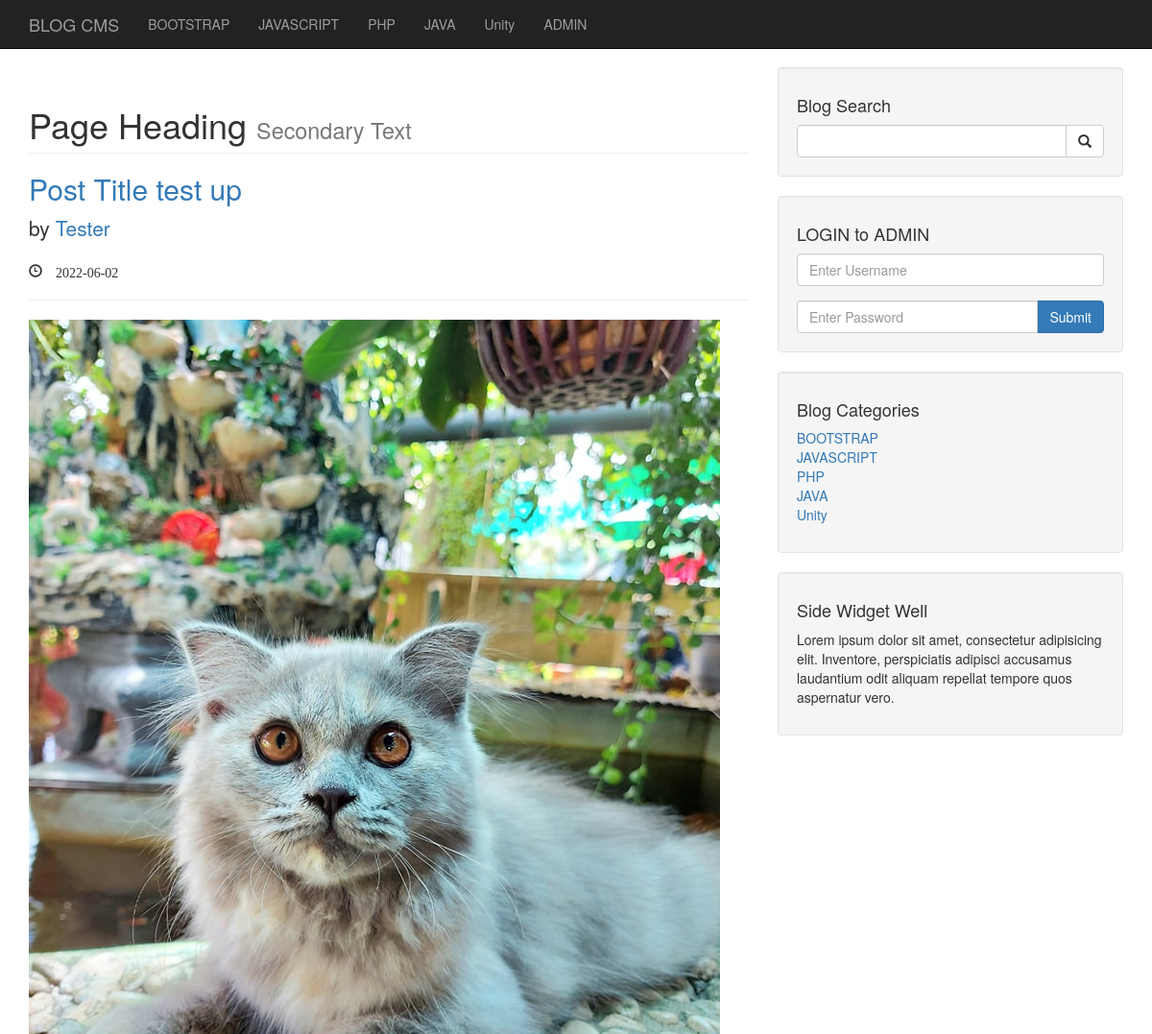
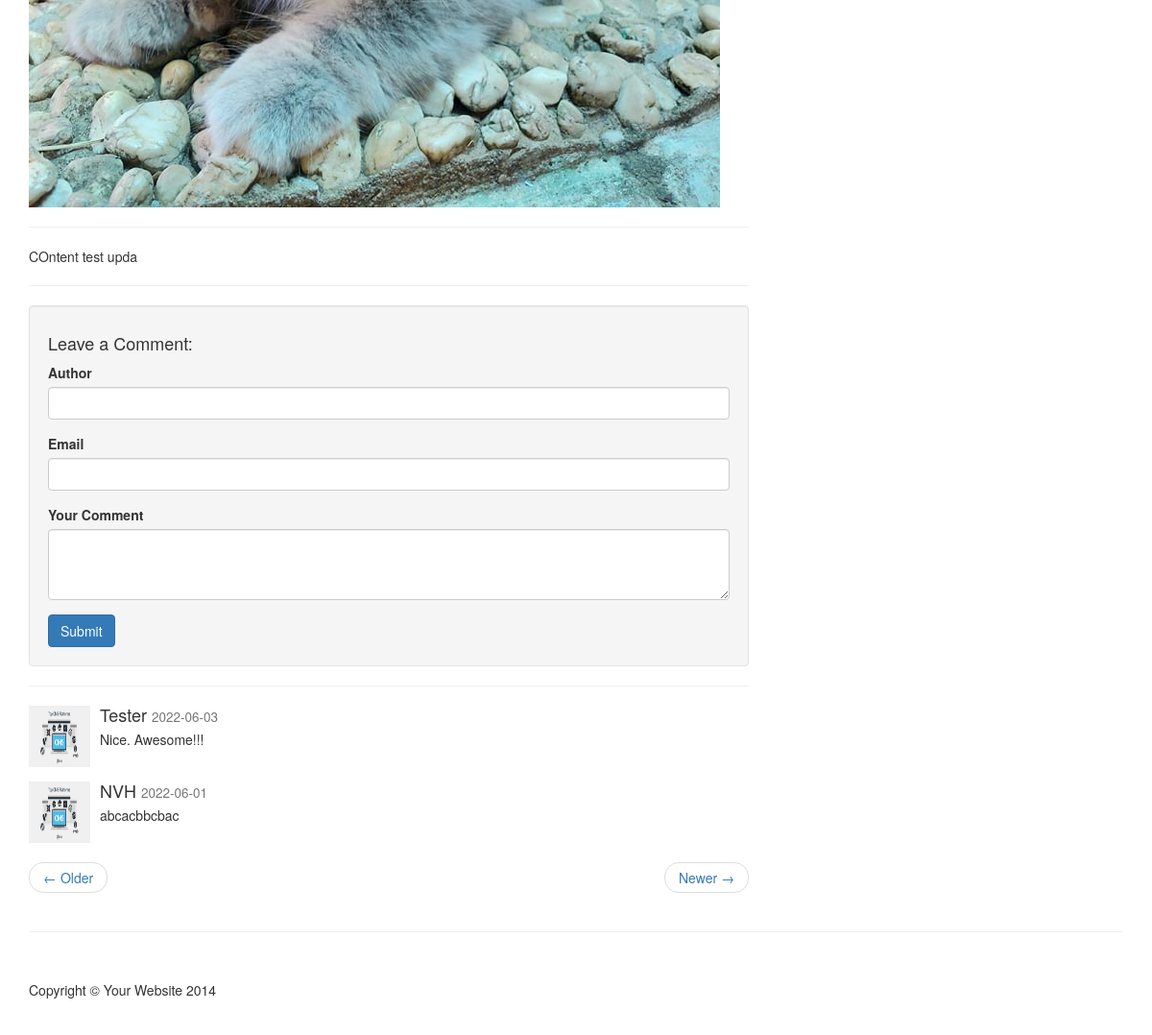
Page /CMS_TEMPLATE/posts.php?p_id=5 on the committed database (2 pictures, top to bottom).
### tables this page shows
CREATE TABLE `categories` (
  `cat_id` int(3) NOT NULL,
  `cat_title` varchar(255) NOT NULL
);

CREATE TABLE `posts` (
  `post_id` int(3) NOT NULL,
  `post_category_id` int(3) NOT NULL,
  `post_title` varchar(255) NOT NULL,
  `post_author` varchar(255) NOT NULL,
  `post_date` date NOT NULL,
  `post_image` text NOT NULL,
  `post_content` text NOT NULL,
  `post_tags` varchar(255) NOT NULL,
  `post_comment_count` int(11) NOT NULL,
  `post_status` varchar(255) NOT NULL DEFAULT 'draft'
);

CREATE TABLE `comments` (
  `comment_id` int(11) NOT NULL,
  `comment_post_id` int(11) NOT NULL,
  `comment_author` varchar(255) NOT NULL,
  `comment_email` varchar(255) NOT NULL,
  `comment_content` text NOT NULL,
  `comment_status` varchar(255) NOT NULL,
  `comment_date` date NOT NULL
);

### CMS_TEMPLATE/posts.php (the view, shortened to what this page needs)
<?php include "includes/header.php" ?>
<?php include "includes/db.php" ?>
<?php include "includes/navigation.php" ?>
<div class="container">
    <div class="row">
        <div class="col-md-8">
            <?php
                if(isset($_GET['p_id'])){
                    $post_id = $_GET['p_id'];
                }
                    $query = "SELECT * From posts WHERE post_id = $post_id;";
                    $select_all_post_query = mysqli_query($connection, $query);
                    while($row = mysqli_fetch_assoc($select_all_post_query)){
                        $post_title = $row['post_title'];
                        $post_author = $row['post_author'];
                        $post_dates = $row['post_date'];
                        $post_content = $row['post_content'];
                        $post_image = $row['post_image'];
                ?>
            <h1 class="page-header">
                Page Heading
                <small>Secondary Text</small>
            </h1>
            <h2>
                <a href="#"><?php echo $post_title; ?></a>
            </h2>
            <p class="lead">
                by <a href="index.php"><?php echo $post_author; ?></a>
            </p>
            <p><span class="glyphicon glyphicon-time"> <?php echo $post_dates ; ?></span></p>
            <hr>
            <img class="img-responsive" src="images/<?php echo $post_image;?> " alt="">
            <hr>
            <p><?php echo $post_content; ?></p>
            <hr>
            <?php } ?>
            <div class="well">
                <h4>Leave a Comment:</h4>
                <form role="form" method="post">
                <div class="form-group">
                    <label for="comment_author">Author</label>
                    <input type="text" name="comment_author" class="form-control">
                    </div>
                    <div class="form-group">
                    <label for="comment_email">Email</label>
                       <input type="email" name="comment_email" class="form-control">
                    </div>
                    <div class="form-group">
                    <label for="comment">Your Comment</label>
                        <textarea class="form-control" rows="3" name="comment_content"></textarea>
                    </div>
                    <button type="submit" class="btn btn-primary" name="create_comment">Submit</button>
                </form>
            </div>
            <hr>
            <?php
                $the_post_id = $_GET['p_id'];
                $query = "SELECT * FROM comments WHERE comment_post_id = {$the_post_id} ";
                $query .="AND comment_status = 'Approved' ";
                $query .="ORDER BY comment_id DESC;";
                $select_comment_query = mysqli_query($connection, $query);
                while($row = mysqli_fetch_assoc($select_comment_query)){
                    $comment_date = $row['comment_date'];
                    $comment_author = $row['comment_author'];
                    $comment_content = $row['comment_content'];
            ?>
            <div class="media">
                <a class="pull-left" href="#">
                    <img class="media-object" src="images/CMS.jpg" width="64" height="64" alt="image">
                </a>
                <div class="media-body">
                    <h4 class="media-heading"><?php echo $comment_author; ?>
                        <small><?php echo $comment_date; ?></small>
                    </h4>
                    <?php echo $comment_content; ?>
                </div>
            </div>
            <?php } ?>
            <ul class="pager">
                <li class="previous">
                    <a href="#">&larr; Older</a>
                </li>
                <li class="next">
                    <a href="#">Newer &rarr;</a>
                </li>
            </ul>
        </div>
        <?php include "includes/sidebar.php" ?>
    </div>
    <hr>
    <?php include "includes/footer.php"?>

### CMS_TEMPLATE/includes/navigation.php (shortened to what this page needs)
<nav class="navbar navbar-inverse navbar-fixed-top" role="navigation">
        <div class="container">
            <div class="navbar-header">
                <a class="navbar-brand" href="index.php">BLOG CMS</a>
            </div>
            <div class="collapse navbar-collapse" id="bs-example-navbar-collapse-1">
                <ul class="nav navbar-nav">
                    <?php
                        $query = "SELECT * FROM categories ";
                        $select_all_categories_query = mysqli_query($connection, $query);
                        while($row = mysqli_fetch_assoc($select_all_categories_query)){
                            $cat_title = $row['cat_title'];
                            echo "<li><a href='#'>{$cat_title}</a></li>";
                        }
                    ?>
                    <li>
                        <a href="admin">ADMIN</a>
                    </li>
                </ul>
            </div>
        </div>
    </nav>

### CMS_TEMPLATE/includes/sidebar.php
<div class="col-md-4">
    <div class="well">
        <h4>Blog Search</h4>
        <form action="search.php" method="post">
            <div class="input-group">
                <input type="text" name="search" class="form-control">
                <span class="input-group-btn">
                    <button class="btn btn-default" type="submit" name="submit">
                        <span class="glyphicon glyphicon-search"></span>
                    </button>
                </span>
            </div>
        </form>
    </div>
    <div class="well">
        <h4>LOGIN to ADMIN</h4>
        <form action="includes/login.php" method="post">
            <div class="form-group">
                <input type="text" name="username" class="form-control" placeholder="Enter Username">
            </div>
            <div class="input-group">
                <input type="password" name="password" class="form-control" placeholder="Enter Password">
                <span class="input-group-btn">
                    <button class="btn btn-primary" name="login" type="submit">Submit</button>
                </span>
            </div>
        </form>
    </div>
    <div class="well">
        <h4>Blog Categories</h4>
        <div class="row">
            <div class="col-lg-12">
                <ul class="list-unstyled">
                    <?php
                         $query = "SELECT * FROM categories ";
                         $select_categories_sighbar = mysqli_query($connection, $query);
                         while($row = mysqli_fetch_assoc($select_categories_sighbar)){
                             $cat_title = $row['cat_title'];
                             $cat_id = $row['cat_id'];
                             echo "<li><a href='category.php?category={$cat_id}'>{$cat_title}</a></li>";
                         }
                    ?>
                </ul>
            </div>
        </div>
    </div>
    <?php include "widget.php" ?>
</div>

### CMS_TEMPLATE/css/blog-home.css (style rules this page uses)
body { padding-top: 70px; }

### rows in the picture
categories: cat_title "BOOTSTRAP"
categories: cat_title "JAVASCRIPT"
categories: cat_title "PHP"
categories: cat_title "JAVA"
categories: cat_title "Unity"
posts: post_title "Post Title test up", post_author "Tester", post_date "2022-06-02", post_image (picture), post_content "COntent test upda"
comments: comment_author "Tester", comment_date "2022-06-03", comment_content "Nice. Awesome!!!"
comments: comment_author "NVH", comment_date "2022-06-01", comment_content "abcacbbcbac"
